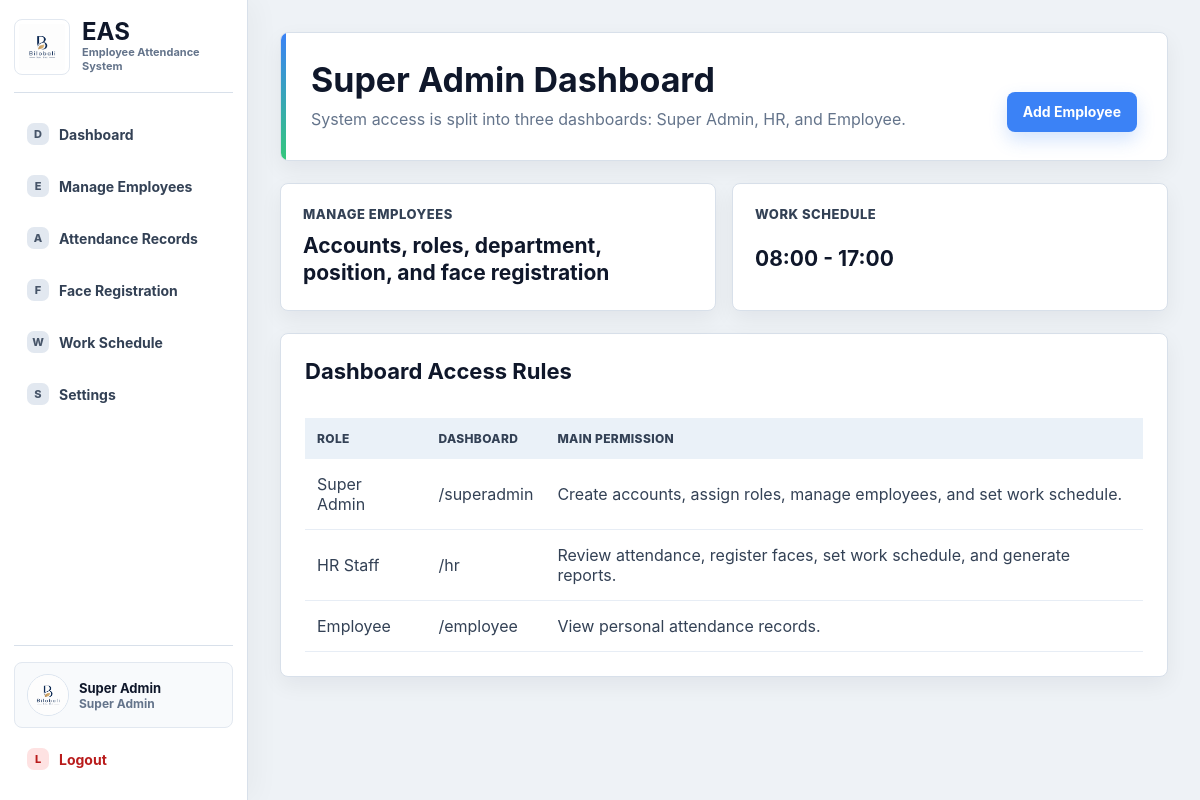
/superadmin (signed in), run on the app's committed database.
### tables this page shows
CREATE TABLE users (
            id INTEGER PRIMARY KEY AUTOINCREMENT,
            username TEXT NOT NULL UNIQUE,
            password TEXT NOT NULL,
            role TEXT NOT NULL,
            full_name TEXT,
            email TEXT,
            department TEXT,
            position TEXT,
            status TEXT DEFAULT 'Active'
        , system_id TEXT, joined_year TEXT, profile_image TEXT, deleted_at TEXT);

CREATE TABLE work_settings (
            id INTEGER PRIMARY KEY,
            start_time TEXT NOT NULL DEFAULT '08:00',
            end_time TEXT NOT NULL DEFAULT '17:00'
        );

### routes/superadmin_routes.py (the view)
@superadmin_bp.route("/superadmin")
def superadmin_dashboard():
    if session.get("role") != "superadmin":
        return redirect(url_for("auth.login"))
    return render_template(
        "superadmin/dashboard.html",
        schedule=get_work_settings()
    )

### app.py (called while the page is built)
def create_app():
    app = Flask(__name__)
    app.secret_key = SECRET_KEY
    ensure_face_folder()
    init_db()
    seed_users()
    app.register_blueprint(kiosk_bp)
    app.register_blueprint(auth_bp)
    app.register_blueprint(superadmin_bp)
    app.register_blueprint(hr_bp)
    app.register_blueprint(employee_bp)
    app.register_blueprint(profile_bp)
    @app.context_processor
    def inject_current_user():
        from flask import session
        user_id = session.get("user_id")
        return {
            "current_user": get_user_by_id(user_id) if user_id else None
        }
    @app.after_request
    def prevent_authenticated_page_cache(response):
        response.headers["Cache-Control"] = "no-store, no-cache, must-revalidate, max-age=0"
        response.headers["Pragma"] = "no-cache"
        response.headers["Expires"] = "0"
        return response
    return app

### database.py (called while the page is built)
def get_sqlite_target():
    if DATABASE == ":memory:":
        return "file:eas_memory?mode=memory&cache=shared", True
    return DATABASE, DATABASE.startswith("file:")

def get_db_connection():
    global _MEMORY_DB_CONNECTION
    database, use_uri = get_sqlite_target()
    if DATABASE == ":memory:" and _MEMORY_DB_CONNECTION is None:
        _MEMORY_DB_CONNECTION = sqlite3.connect(database, uri=True)
        _MEMORY_DB_CONNECTION.row_factory = sqlite3.Row
    conn = sqlite3.connect(database, uri=use_uri)
    conn.row_factory = sqlite3.Row
    return conn

def get_user_by_id(user_id):
    conn = get_db_connection()
    user = conn.execute(
        "SELECT * FROM users WHERE id=?",
        (user_id,)
    ).fetchone()
    conn.close()
    return user

def get_work_settings():
    conn = get_db_connection()
    settings = conn.execute(
        "SELECT * FROM work_settings WHERE id = 1"
    ).fetchone()
    conn.close()
    return settings

### templates/superadmin/dashboard.html (shortened to what this page needs)
<!DOCTYPE html>
<html>
<head>
    <link rel="stylesheet" href="{{ url_for('static', filename='css/main.css') }}">
    <link rel="stylesheet" href="{{ url_for('static', filename='css/dashboard.css') }}">
</head>
<body>
<div class="layout">
    {% include "shared/sidebar.html" %}
    <div class="main">
        <div class="header">
            <div>
                <h1>Super Admin Dashboard</h1>
                <p>System access is split into three dashboards: Super Admin, HR, and Employee.</p>
            </div>
            <a class="btn" href="/add_employee">Add Employee</a>
        </div>
        <div class="dashboard-actions">
            <a class="action-panel" href="/employees">
                <span>Manage Employees</span>
                <strong>Accounts, roles, department, position, and face registration</strong>
            </a>
            <a class="action-panel" href="/work_settings">
                <span>Work Schedule</span>
                <strong>{{ schedule.start_time }} - {{ schedule.end_time }}</strong>
            </a>
        </div>
        <div class="table-box">
            <div class="section-heading">
                <h2>Dashboard Access Rules</h2>
            </div>
            <table>
                <tr>
                    <th>Role</th>
                    <th>Dashboard</th>
                    <th>Main Permission</th>
                </tr>
                <tr>
                    <td>Super Admin</td>
                    <td>/superadmin</td>
                    <td>Create accounts, assign roles, manage employees, and set work schedule.</td>
                </tr>
                <tr>
                    <td>HR Staff</td>
                    <td>/hr</td>
                    <td>Review attendance, register faces, set work schedule, and generate reports.</td>
                </tr>
                <tr>
                    <td>Employee</td>
                    <td>/employee</td>
                    <td>View personal attendance records.</td>
                </tr>
            </table>
        </div>
    </div>
</div>
</body>
</html>

### templates/shared/sidebar.html (shortened to what this page needs)
<aside class="sidebar" id="appSidebar">
    <div class="sidebar-top">
        <button class="brand-lockup" type="button" data-sidebar-toggle aria-label="Toggle sidebar">
            <img src="{{ url_for('static', filename='images/bilobali_logo.png') }}" alt="Bilobali logo">
            <span><strong>EAS</strong><small>Employee Attendance System</small></span>
        </button>
    </div>
    <nav class="sidebar-nav">
    {% if session.get("role") == "superadmin" %}
    <a href="/superadmin" data-icon="D"><span>Dashboard</span></a>
    <a href="/employees" data-icon="E"><span>Manage Employees</span></a>
    <a href="/attendance_records" data-icon="A"><span>Attendance Records</span></a>
    <a href="/superadmin/face_registration" data-icon="F"><span>Face Registration</span></a>
    <a href="/work_settings" data-icon="W"><span>Work Schedule</span></a>
    {% else %}
    <a href="/employee" data-icon="D"><span>Dashboard</span></a>
    {% endif %}
    <a href="/settings" data-icon="S"><span>Settings</span></a>
    </nav>
    {% if current_user %}
    {% set role_label = "Super Admin" if current_user.role == "superadmin" else ("HR Staff" if current_user.role == "hr" else "Employee") %}
    <div class="sidebar-account">
        <a class="sidebar-profile" href="/profile" title="Profile">
            <img src="{{ url_for('static', filename=current_user.profile_image) if current_user.profile_image else url_for('static', filename='images/bilobali_logo.png') }}" alt="Profile photo">
            <span>
                <strong>{{ current_user.full_name or "User" }}</strong>
                <small>{{ role_label }}</small>
            </span>
        </a>
        <a class="sidebar-logout" href="/logout" data-icon="L"><span>Logout</span></a>
    </div>
    {% endif %}
</aside>

### static/css/main.css (style rules this page uses)
:root { --page: #eef2f6; --surface: #ffffff; --surface-soft: #f8fafc; --ink: #0f172a; --text: #1f2937; --muted: #64748b; --line: #d8e0ea; --nav: #101827; --nav-2: #172235; --blue: #3b82f6; --blue-dark: #2563eb; --green: #34c77b; --green-dark: #16a34a; --orange: #fb923c; --orange-dark: #ea580c; --red: #ef4444; --red-dark: #dc2626; --radius: 8px; --shadow: 0 18px 44px rgba(15, 23, 42, 0.10); --shadow-soft: 0 8px 22px rgba(15, 23, 42, 0.06); }
* { box-sizing: border-box; }
html { min-height: 100%; }
body { min-height: 100vh; margin: 0; font-family: Inter, "Segoe UI", Arial, Helvetica, sans-serif; background: var(--page); color: var(--text); }
a { color: inherit; text-decoration: none; }
button, .btn { display: inline-flex; align-items: center; justify-content: center; min-height: 40px; padding: 10px 16px; border: 0; border-radius: var(--radius); background: var(--blue); color: #ffffff; font: inherit; font-size: 14px; font-weight: 700; line-height: 1; cursor: pointer; box-shadow: 0 8px 18px rgba(59, 130, 246, 0.22); transition: transform 140ms ease, box-shadow 140ms ease, background 140ms ease; }

### data on the page
users: full_name "Super Admin"
work_settings: start_time "08:00", end_time "17:00"
